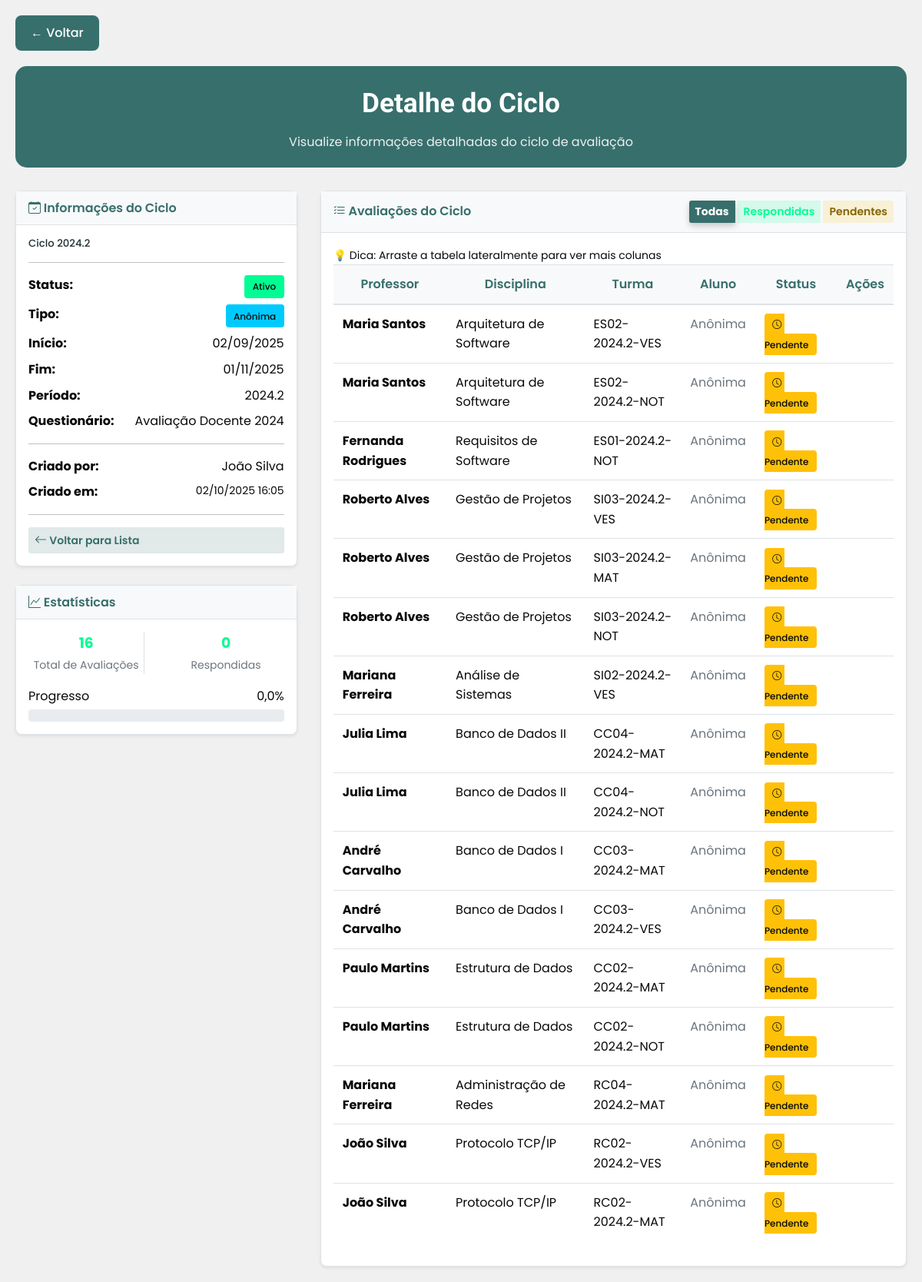
Page /avaliacoes/ciclo/5/ (signed in) on the committed database.
### avaliacao_docente/models/models_originais.py (models this page shows, shortened)
class CicloAvaliacao(models.Model):
    nome = models.CharField(max_length=100)  # Ex: "Avaliação Docente 2024.1"
    periodo_letivo = models.ForeignKey(
        PeriodoLetivo, on_delete=models.CASCADE, related_name="ciclos_avaliacao"
    )
    data_inicio = models.DateTimeField()
    data_fim = models.DateTimeField()
    questionario = models.ForeignKey(
        QuestionarioAvaliacao, on_delete=models.CASCADE, related_name="ciclos"
    )
    ativo = models.BooleanField(default=True)
    permite_avaliacao_anonima = models.BooleanField(default=True)
    permite_multiplas_respostas = models.BooleanField(default=False)
    enviar_lembrete_email = models.BooleanField(default=True)
    turmas = models.ManyToManyField(
        Turma,
        related_name="ciclos_avaliacao",
        blank=True,
        verbose_name="Turmas que devem responder",
        help_text="Selecione as turmas que devem participar desta avaliação",
    )
    data_criacao = models.DateTimeField(auto_now_add=True)
    criado_por = models.ForeignKey(
        User, on_delete=models.CASCADE, related_name="ciclos_criados"
    )
    class Meta:
        ordering = ["-data_inicio"]
        verbose_name = "Ciclo de Avaliação"
        verbose_name_plural = "Ciclos de Avaliação"

class PeriodoLetivo(models.Model):
    SEMESTRE_CHOICES = [
        (1, "1º Semestre"),
        (2, "2º Semestre"),
        (3, "3º Semestre"),
        (4, "4º Semestre"),
        (5, "5º Semestre"),
        (6, "6º Semestre"),
        (7, "7º Semestre"),
        (8, "8º Semestre"),
        (9, "9º Semestre"),
        (10, "10º Semestre"),
    ]
    nome = models.CharField(max_length=50)
    ano = models.IntegerField()
    semestre = models.IntegerField(choices=SEMESTRE_CHOICES)
    class Meta:
        unique_together = ["ano", "semestre"]
        ordering = ["-ano", "-semestre"]

class QuestionarioAvaliacao(models.Model):
    titulo = models.CharField(max_length=100)
    descricao = models.TextField(blank=True)
    ativo = models.BooleanField(default=True)
    data_criacao = models.DateTimeField(auto_now_add=True)
    criado_por = models.ForeignKey(
        User, on_delete=models.CASCADE, related_name="questionarios_criados"
    )
    class Meta:
        ordering = ["-data_criacao"]
        verbose_name = "Questionário de Avaliação"
        verbose_name_plural = "Questionários de Avaliação"

class AvaliacaoDocente(models.Model):
    STATUS_CHOICES = [
        ("pendente", "Pendente"),
        ("em_andamento", "Em Andamento"),
        ("finalizada", "Finalizada"),
        ("cancelada", "Cancelada"),
    ]
    ciclo = models.ForeignKey(
        CicloAvaliacao, on_delete=models.CASCADE, related_name="avaliacoes"
    )
    turma = models.ForeignKey(
        Turma, on_delete=models.CASCADE, related_name="avaliacoes_docente"
    )
    professor = models.ForeignKey(
        PerfilProfessor, on_delete=models.CASCADE, related_name="avaliacoes_recebidas"
    )
    disciplina = models.ForeignKey(
        Disciplina, on_delete=models.CASCADE, related_name="avaliacoes_docente"
    )
    status = models.CharField(max_length=15, choices=STATUS_CHOICES, default="pendente")
    data_criacao = models.DateTimeField(auto_now_add=True)
    data_atualizacao = models.DateTimeField(auto_now=True)
    class Meta:
        unique_together = ["ciclo", "turma", "professor", "disciplina"]
        ordering = ["-data_criacao"]
        verbose_name = "Avaliação Docente"
        verbose_name_plural = "Avaliações Docentes"

class PerfilProfessor(models.Model):
    user = models.OneToOneField(
        User, on_delete=models.CASCADE, related_name="perfil_professor"
    )
    registro_academico = models.CharField(max_length=45)
    objects = models.Manager()  # Manager padrão
    non_admin = PerfilProfessorManager()  # Manager que exclui admins

class Disciplina(models.Model):
    TIPO_CHOICES = [
        ("Obrigatória", "Obrigatória"),
        ("Optativa", "Optativa"),
    ]
    disciplina_nome = models.CharField(max_length=100)
    disciplina_sigla = models.CharField(max_length=45)
    disciplina_tipo = models.CharField(max_length=45, choices=TIPO_CHOICES)
    curso = models.ForeignKey(
        Curso, on_delete=models.CASCADE, related_name="disciplinas"
    )
    professor = models.ForeignKey(
        PerfilProfessor, on_delete=models.CASCADE, related_name="disciplinas"
    )
    periodo_letivo = models.ForeignKey(
        PeriodoLetivo, on_delete=models.CASCADE, related_name="disciplinas"
    )

class Turma(models.Model):
    TURNO_CHOICES = [
        ("matutino", "Matutino"),
        ("vespertino", "Vespertino"),
        ("noturno", "Noturno"),
    ]
    STATUS_CHOICES = [
        ("ativa", "Ativa"),
        ("finalizada", "Finalizada"),
    ]
    codigo_turma = models.CharField(max_length=100, unique=True)  # Ex: "INFO3A-2024.1"
    disciplina = models.ForeignKey(
        Disciplina, on_delete=models.CASCADE, related_name="turmas"
    )
    turno = models.CharField(max_length=15, choices=TURNO_CHOICES)
    status = models.CharField(max_length=15, choices=STATUS_CHOICES, default="ativa")
    data_criacao = models.DateTimeField(auto_now_add=True)
    class Meta:
        unique_together = ["disciplina", "turno"]
        ordering = ["disciplina__periodo_letivo", "disciplina__disciplina_nome"]

### avaliacao_docente/views.py (the view)
@login_required
def detalhe_ciclo_avaliacao(request, ciclo_id):
    ciclo = get_object_or_404(CicloAvaliacao, id=ciclo_id)
    avaliacoes_docentes = AvaliacaoDocente.objects.filter(ciclo=ciclo)
    total_avaliacoes = avaliacoes_docentes.count()
    avaliacoes_com_respostas = (
        avaliacoes_docentes.filter(respostas__isnull=False).distinct().count()
    )
    context = {
        "ciclo": ciclo,
        "avaliacoes_docentes": avaliacoes_docentes,
        "total_avaliacoes": total_avaliacoes,
        "avaliacoes_respondidas": avaliacoes_com_respostas,
        "percentual_respondidas": (
            (avaliacoes_com_respostas / total_avaliacoes * 100)
            if total_avaliacoes > 0
            else 0
        ),
        "titulo": f"Ciclo: {ciclo.nome}",
    }
    return render(request, "avaliacoes/detalhe_ciclo.html", context)

### templates/avaliacoes/detalhe_ciclo.html (shortened to what this page needs)
{% load static %}
{% load user_tags %}
<!DOCTYPE html>
<html lang="pt-br">
<head>
    <link href="https://cdn.jsdelivr.net/npm/bootstrap-icons@1.7.2/font/bootstrap-icons.css" rel="stylesheet">
    <link rel="stylesheet" href="{% static 'css/global.css' %}">
    <link rel="stylesheet" href="{% static 'css/detalhe_ciclo.css' %}">
</head>
<body>
    <main>
        <div class="container">
            <a href="{% url 'gerenciar_ciclos' %}" class="back-button">← Voltar</a>
            <div class="header">
                <h1>Detalhe do Ciclo</h1>
                <p>Visualize informações detalhadas do ciclo de avaliação</p>
            </div>
<div class="row">
    <div class="col-md-4">
        <div class="card card-custom">
            <div class="card-header">
                <h6 class="card-title mb-0">
                    <i class="bi bi-calendar-check"></i> Informações do Ciclo
                </h6>
            </div>
            <div class="card-body">
                <h5>{{ ciclo.nome }}</h5>
                <hr>
                <div class="d-flex justify-content-between mb-2">
                    <span><strong>Status:</strong></span>
                    {% if ciclo.ativo %}
                        <span class="badge bg-success">Ativo</span>
                    {% else %}
                        <span class="badge bg-secondary">Inativo</span>
                    {% endif %}
                </div>
                <div class="d-flex justify-content-between mb-2">
                    <span><strong>Tipo:</strong></span>
                    <span class="badge bg-info">Anônima</span>
                </div>
                <div class="d-flex justify-content-between mb-2">
                    <span><strong>Início:</strong></span>
                    <span>{{ ciclo.data_inicio|date:"d/m/Y" }}</span>
                </div>
                <div class="d-flex justify-content-between mb-2">
                    <span><strong>Fim:</strong></span>
                    <span>{{ ciclo.data_fim|date:"d/m/Y" }}</span>
                </div>
                <div class="d-flex justify-content-between mb-2">
                    <span><strong>Período:</strong></span>
                    <span>{{ ciclo.periodo_letivo.nome }}</span>
                </div>
                <div class="d-flex justify-content-between mb-2">
                    <span><strong>Questionário:</strong></span>
                    <span>{{ ciclo.questionario.titulo }}</span>
                </div>
                <hr>
                <div class="d-flex justify-content-between mb-2">
                    <span><strong>Criado por:</strong></span>
                    <span>{{ ciclo.criado_por.get_full_name|default:ciclo.criado_por.username }}</span>
                </div>
                <div class="d-flex justify-content-between mb-2">
                    <span><strong>Criado em:</strong></span>
                    <small>{{ ciclo.data_criacao|date:"d/m/Y H:i" }}</small>
                </div>
                <hr>
                <a href="{% url 'listar_avaliacoes' %}" class="btn btn-outline-secondary btn-sm w-100">
                    <i class="bi bi-arrow-left"></i> Voltar para Lista
                </a>
            </div>
        </div>
        <div class="card card-custom mt-4">
            <div class="card-header">
                <h6 class="card-title mb-0">
                    <i class="bi bi-graph-up"></i> Estatísticas
                </h6>
            </div>
            <div class="card-body">
                <div class="row text-center">
                    <div class="col-6">
                        <div class="border-end">
                            <h3 class="text-primary">{{ total_avaliacoes }}</h3>
                            <small class="text-muted">Total de Avaliações</small>
                        </div>
                    </div>
                    <div class="col-6">
                        <h3 class="text-success">{{ avaliacoes_respondidas }}</h3>
                        <small class="text-muted">Respondidas</small>
                    </div>
                </div>
                <div class="mt-3">
                    <div class="d-flex justify-content-between mb-1">
                        <span>Progresso</span>
                        <span>{{ percentual_respondidas|floatformat:1 }}%</span>
                    </div>
                    <div class="progress">
                    </div>
                </div>
            </div>
        </div>
    </div>
    <div class="col-md-8">
        <div class="card card-custom">
            <div class="card-header d-flex justify-content-between align-items-center">
                <h6 class="card-title mb-0">
                    <i class="bi bi-list-check"></i> Avaliações do Ciclo
                </h6>
                <div class="btn-group btn-group-sm">
                    <button class="btn btn-outline-secondary" onclick="filtrarAvaliacoes('todas')">
                        Todas
                    </button>
                    <button class="btn btn-outline-success" onclick="filtrarAvaliacoes('respondidas')">
                        Respondidas
                    </button>
                    <button class="btn btn-outline-warning" onclick="filtrarAvaliacoes('pendentes')">
                        Pendentes
                    </button>
                </div>
            </div>
            <div class="card-body">
                {% if avaliacoes_docentes %}
                                    <div class="table-scroll-hint">
                    <small>💡 Dica: Arraste a tabela lateralmente para ver mais colunas</small>
                </div>
                    <div class="table-responsive">
                        <table class="table table-hover">
                            <thead>
                                <tr>
                                    <th>Professor</th>
                                    <th>Disciplina</th>
                                    <th>Turma</th>
                                    <th>Aluno</th>
                                    <th>Status</th>
                                    <th>Ações</th>
                                </tr>
                            </thead>
                            <tbody id="avaliacoes-tbody">
                                {% for avaliacao in avaliacoes_docentes %}
                                <tr class="avaliacao-row"
                                    data-status="{% if avaliacao.respostas.exists %}respondida{% else %}pendente{% endif %}">
                                    <td>
                                        <strong>{{ avaliacao.professor.user.get_full_name }}</strong>
                                    </td>
                                    <td>
                                        {{ avaliacao.disciplina.disciplina_nome }}
                                    </td>
                                    <td>
                                        {{ avaliacao.turma.codigo_turma }}
                                    </td>
                                    <td><span class="text-muted">Anônima</span></td>
                                    <td>
                                        {% if avaliacao.respostas.exists %}
                                            <span class="badge bg-success">
                                                <i class="bi bi-check-circle"></i> Respondida
                                            </span>
                                        {% elif avaliacao.status == 'finalizada' %}
                                            <span class="badge bg-secondary">
                                                <i class="bi bi-stop-circle"></i> Encerrada
                                            </span>
                                        {% else %}
                                            <span class="badge bg-warning">
                                                <i class="bi bi-clock"></i> Pendente
                                            </span>
                                        {% endif %}
                                    </td>
                                    <td>
                                    </td>
                                </tr>
                                {% endfor %}
                            </tbody>
                        </table>
                    </div>
                {% endif %}
            </div>
        </div>
    </div>
</div>
        </div>
    </main>
</body>
</html>

### rows in the picture
CicloAvaliacao: nome "Ciclo 2024.2", data_inicio "02/09/2025", data_fim "01/11/2025", periodo_letivo.nome "2024.2", questionario.titulo "Avaliação Docente 2024", criado_por.get_full_name "João Silva", data_criacao "02/10/2025 16:05"
AvaliacaoDocente: professor.user.get_full_name "Maria Santos", disciplina.disciplina_nome "Arquitetura de Software", turma.codigo_turma "ES02-2024.2-VES", status "pendente" (drawn)
AvaliacaoDocente: professor.user.get_full_name "Maria Santos", disciplina.disciplina_nome "Arquitetura de Software", turma.codigo_turma "ES02-2024.2-NOT", status "pendente" (drawn)
AvaliacaoDocente: professor.user.get_full_name "Fernanda Rodrigues", disciplina.disciplina_nome "Requisitos de Software", turma.codigo_turma "ES01-2024.2-NOT", status "pendente" (drawn)
AvaliacaoDocente: professor.user.get_full_name "Roberto Alves", disciplina.disciplina_nome "Gestão de Projetos", turma.codigo_turma "SI03-2024.2-VES", status "pendente" (drawn)
AvaliacaoDocente: professor.user.get_full_name "Roberto Alves", disciplina.disciplina_nome "Gestão de Projetos", turma.codigo_turma "SI03-2024.2-MAT", status "pendente" (drawn)
AvaliacaoDocente: professor.user.get_full_name "Roberto Alves", disciplina.disciplina_nome "Gestão de Projetos", turma.codigo_turma "SI03-2024.2-NOT", status "pendente" (drawn)
AvaliacaoDocente: professor.user.get_full_name "Mariana Ferreira", disciplina.disciplina_nome "Análise de Sistemas", turma.codigo_turma "SI02-2024.2-VES", status "pendente" (drawn)
AvaliacaoDocente: professor.user.get_full_name "Julia Lima", disciplina.disciplina_nome "Banco de Dados II", turma.codigo_turma "CC04-2024.2-MAT", status "pendente" (drawn)
AvaliacaoDocente: professor.user.get_full_name "Julia Lima", disciplina.disciplina_nome "Banco de Dados II", turma.codigo_turma "CC04-2024.2-NOT", status "pendente" (drawn)
AvaliacaoDocente: professor.user.get_full_name "André Carvalho", disciplina.disciplina_nome "Banco de Dados I", turma.codigo_turma "CC03-2024.2-MAT", status "pendente" (drawn)
AvaliacaoDocente: professor.user.get_full_name "André Carvalho", disciplina.disciplina_nome "Banco de Dados I", turma.codigo_turma "CC03-2024.2-VES", status "pendente" (drawn)
AvaliacaoDocente: professor.user.get_full_name "Paulo Martins", disciplina.disciplina_nome "Estrutura de Dados", turma.codigo_turma "CC02-2024.2-MAT", status "pendente" (drawn)
AvaliacaoDocente: professor.user.get_full_name "Paulo Martins", disciplina.disciplina_nome "Estrutura de Dados", turma.codigo_turma "CC02-2024.2-NOT", status "pendente" (drawn)
AvaliacaoDocente: professor.user.get_full_name "Mariana Ferreira", disciplina.disciplina_nome "Administração de Redes", turma.codigo_turma "RC04-2024.2-MAT", status "pendente" (drawn)
AvaliacaoDocente: professor.user.get_full_name "João Silva", disciplina.disciplina_nome "Protocolo TCP/IP", turma.codigo_turma "RC02-2024.2-VES", status "pendente" (drawn)
AvaliacaoDocente: professor.user.get_full_name "João Silva", disciplina.disciplina_nome "Protocolo TCP/IP", turma.codigo_turma "RC02-2024.2-MAT", status "pendente" (drawn)

### other values in the picture
{{ total_avaliacoes }} "16"
{{ avaliacoes_respondidas }} "0"
{{ percentual_respondidas|floatformat:1 }} "0,0"
